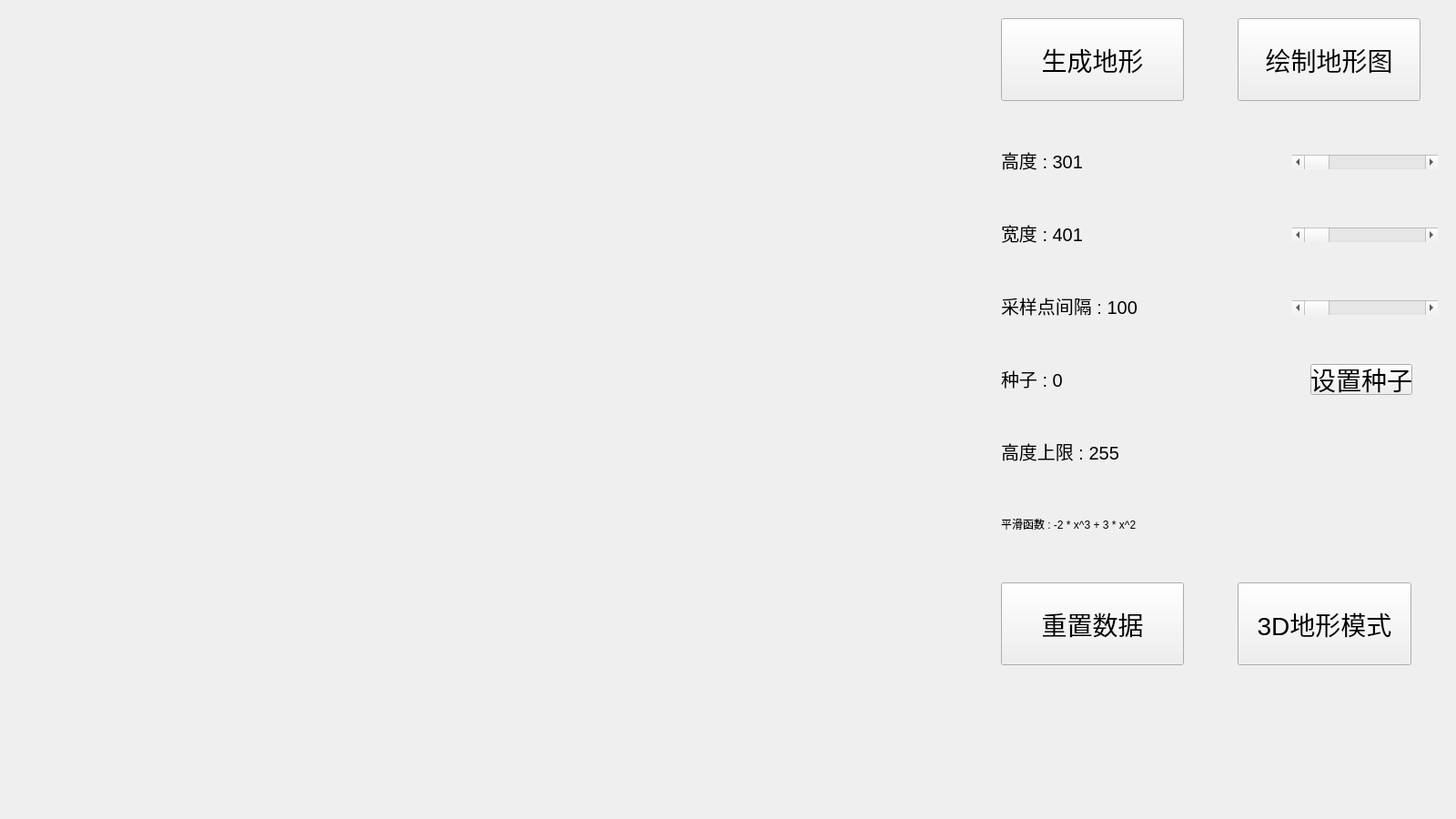
<?xml version="1.0" encoding="UTF-8"?>
<ui version="4.0">
 <class>PerlinNoiseWidget</class>
 <widget class="QWidget" name="PerlinNoiseWidget">
  <property name="geometry">
   <rect>
    <x>0</x>
    <y>0</y>
    <width>1600</width>
    <height>900</height>
   </rect>
  </property>
  <property name="windowTitle">
   <string>Form</string>
  </property>
  <widget class="QLabel" name="Linterval">
   <property name="geometry">
    <rect>
     <x>1100</x>
     <y>300</y>
     <width>301</width>
     <height>71</height>
    </rect>
   </property>
   <property name="font">
    <font>
     <pointsize>15</pointsize>
    </font>
   </property>
   <property name="text">
    <string>采样点间隔 : 100</string>
   </property>
  </widget>
  <widget class="QLabel" name="Lseed">
   <property name="geometry">
    <rect>
     <x>1100</x>
     <y>380</y>
     <width>321</width>
     <height>71</height>
    </rect>
   </property>
   <property name="font">
    <font>
     <pointsize>15</pointsize>
    </font>
   </property>
   <property name="text">
    <string>种子 : 0</string>
   </property>
  </widget>
  <widget class="QPushButton" name="start">
   <property name="geometry">
    <rect>
     <x>1100</x>
     <y>20</y>
     <width>201</width>
     <height>91</height>
    </rect>
   </property>
   <property name="font">
    <font>
     <pointsize>21</pointsize>
    </font>
   </property>
   <property name="text">
    <string>生成地形</string>
   </property>
  </widget>
  <widget class="QLabel" name="LsmoothFunction">
   <property name="geometry">
    <rect>
     <x>1100</x>
     <y>540</y>
     <width>481</width>
     <height>71</height>
    </rect>
   </property>
   <property name="font">
    <font>
     <pointsize>9</pointsize>
    </font>
   </property>
   <property name="text">
    <string>平滑函数 : -2 * x^3 + 3 * x^2</string>
   </property>
  </widget>
  <widget class="QScrollBar" name="SetWidth">
   <property name="geometry">
    <rect>
     <x>1420</x>
     <y>250</y>
     <width>160</width>
     <height>16</height>
    </rect>
   </property>
   <property name="orientation">
    <enum>Qt::Horizontal</enum>
   </property>
  </widget>
  <widget class="QPushButton" name="reset">
   <property name="geometry">
    <rect>
     <x>1100</x>
     <y>640</y>
     <width>201</width>
     <height>91</height>
    </rect>
   </property>
   <property name="font">
    <font>
     <pointsize>21</pointsize>
    </font>
   </property>
   <property name="text">
    <string>重置数据</string>
   </property>
  </widget>
  <widget class="QScrollBar" name="SetHeight">
   <property name="geometry">
    <rect>
     <x>1420</x>
     <y>170</y>
     <width>160</width>
     <height>16</height>
    </rect>
   </property>
   <property name="orientation">
    <enum>Qt::Horizontal</enum>
   </property>
  </widget>
  <widget class="QLabel" name="Llimit">
   <property name="geometry">
    <rect>
     <x>1100</x>
     <y>460</y>
     <width>301</width>
     <height>71</height>
    </rect>
   </property>
   <property name="font">
    <font>
     <pointsize>15</pointsize>
    </font>
   </property>
   <property name="text">
    <string>高度上限 : 255</string>
   </property>
  </widget>
  <widget class="QScrollBar" name="SetInterval">
   <property name="geometry">
    <rect>
     <x>1420</x>
     <y>330</y>
     <width>160</width>
     <height>16</height>
    </rect>
   </property>
   <property name="orientation">
    <enum>Qt::Horizontal</enum>
   </property>
  </widget>
  <widget class="QLabel" name="Lwidth">
   <property name="geometry">
    <rect>
     <x>1100</x>
     <y>220</y>
     <width>301</width>
     <height>71</height>
    </rect>
   </property>
   <property name="font">
    <font>
     <pointsize>15</pointsize>
    </font>
   </property>
   <property name="text">
    <string>宽度 : 401</string>
   </property>
  </widget>
  <widget class="QPushButton" name="Get3DView">
   <property name="geometry">
    <rect>
     <x>1360</x>
     <y>640</y>
     <width>191</width>
     <height>91</height>
    </rect>
   </property>
   <property name="font">
    <font>
     <pointsize>21</pointsize>
    </font>
   </property>
   <property name="text">
    <string>3D地形模式</string>
   </property>
  </widget>
  <widget class="QPushButton" name="SetSeed">
   <property name="geometry">
    <rect>
     <x>1440</x>
     <y>400</y>
     <width>112</width>
     <height>34</height>
    </rect>
   </property>
   <property name="font">
    <font>
     <pointsize>21</pointsize>
    </font>
   </property>
   <property name="text">
    <string>设置种子</string>
   </property>
  </widget>
  <widget class="QPushButton" name="Printer">
   <property name="geometry">
    <rect>
     <x>1360</x>
     <y>20</y>
     <width>201</width>
     <height>91</height>
    </rect>
   </property>
   <property name="font">
    <font>
     <pointsize>21</pointsize>
    </font>
   </property>
   <property name="text">
    <string>绘制地形图</string>
   </property>
  </widget>
  <widget class="QLabel" name="Lheight">
   <property name="geometry">
    <rect>
     <x>1100</x>
     <y>140</y>
     <width>301</width>
     <height>71</height>
    </rect>
   </property>
   <property name="font">
    <font>
     <pointsize>15</pointsize>
    </font>
   </property>
   <property name="text">
    <string>高度 : 301</string>
   </property>
  </widget>
 </widget>
 <resources/>
 <connections/>
</ui>
